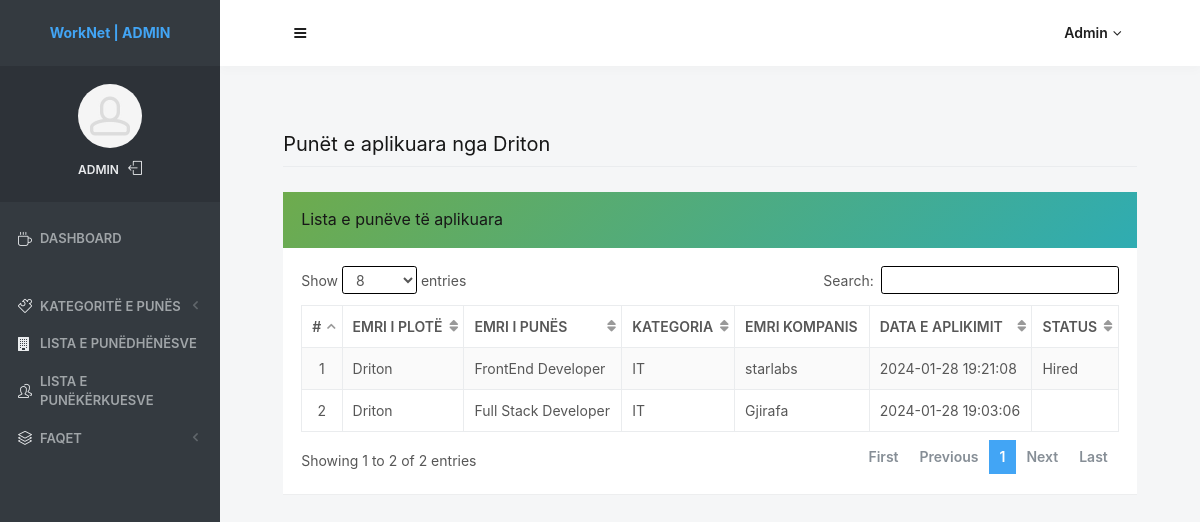
The page /admin/jobsapplied-jobseekers.php?jobsid=2&&jsname=Driton (signed in) on the database its author committed.
### tables this page shows
CREATE TABLE `tblapplyjob` (
  `ID` int(10) NOT NULL,
  `UserId` int(5) DEFAULT NULL,
  `JobId` int(5) DEFAULT NULL,
  `Applydate` timestamp NOT NULL DEFAULT current_timestamp() ON UPDATE current_timestamp(),
  `Status` varchar(200) DEFAULT NULL,
  `ResponseDate` timestamp NULL DEFAULT NULL ON UPDATE current_timestamp()
);

CREATE TABLE `tbljobseekers` (
  `id` int(11) NOT NULL,
  `FullName` varchar(150) DEFAULT NULL,
  `EmailId` varchar(150) DEFAULT NULL,
  `ContactNumber` bigint(15) DEFAULT NULL,
  `Password` varchar(150) DEFAULT NULL,
  `Resume` varchar(150) DEFAULT NULL,
  `AboutMe` mediumtext DEFAULT NULL,
  `ProfilePic` varchar(200) DEFAULT NULL,
  `Skills` varchar(200) DEFAULT NULL,
  `RegDate` timestamp NULL DEFAULT current_timestamp(),
  `LastUpdationDate` timestamp NULL DEFAULT NULL ON UPDATE current_timestamp(),
  `IsActive` int(1) DEFAULT NULL
);

CREATE TABLE `tbljobs` (
  `jobId` int(11) NOT NULL,
  `employerId` int(11) NOT NULL,
  `jobCategory` varchar(255) DEFAULT NULL,
  `jobTitle` varchar(255) DEFAULT NULL,
  `jobType` varchar(255) DEFAULT NULL,
  `salaryPackage` char(200) DEFAULT NULL,
  `skillsRequired` varchar(255) DEFAULT NULL,
  `experience` varchar(50) DEFAULT NULL,
  `jobLocation` varchar(255) DEFAULT NULL,
  `jobDescription` mediumtext DEFAULT NULL,
  `JobExpdate` date DEFAULT NULL,
  `postinDate` timestamp NULL DEFAULT current_timestamp(),
  `updationDate` timestamp NULL DEFAULT NULL ON UPDATE current_timestamp(),
  `isActive` int(1) NOT NULL
);

CREATE TABLE `tblemployers` (
  `id` int(11) NOT NULL,
  `ConcernPerson` varchar(150) DEFAULT NULL,
  `EmpEmail` varchar(250) DEFAULT NULL,
  `EmpPassword` varchar(250) DEFAULT NULL,
  `CompnayName` varchar(255) DEFAULT NULL,
  `CompanyTagline` mediumtext DEFAULT NULL,
  `CompnayDescription` mediumtext DEFAULT NULL,
  `CompanyUrl` varchar(255) DEFAULT NULL,
  `CompnayLogo` varchar(200) DEFAULT NULL,
  `noOfEmployee` char(10) DEFAULT NULL,
  `industry` varchar(255) DEFAULT NULL,
  `typeBusinessEntity` varchar(255) DEFAULT NULL,
  `lcation` varchar(255) DEFAULT NULL,
  `establishedIn` char(200) DEFAULT NULL,
  `RegDtae` timestamp NULL DEFAULT current_timestamp(),
  `LastUpdationDate` timestamp NOT NULL DEFAULT current_timestamp() ON UPDATE current_timestamp(),
  `Is_Active` int(1) DEFAULT NULL
);

### admin/jobsapplied-jobseekers.php (the view, shortened to what this page needs)
<?php
include('includes/dbconnection.php');
if (strlen($_SESSION['jpaid']) == 0) {
    header('location:logout.php');
} else {
    ?>
    <!DOCTYPE html>
    <html lang="en" class="no-focus">
    <head>
        <link rel="stylesheet" href="assets/js/plugins/datatables/dataTables.bootstrap4.min.css">
        <link rel="stylesheet" id="css-main" href="assets/css/codebase.min.css">
    </head>
    <body>
        <div id="page-container" class="sidebar-o sidebar-inverse side-scroll page-header-fixed main-content-narrow">
            <?php include_once('includes/sidebar.php'); ?>
            <?php include_once('includes/header.php'); ?>
            <main id="main-container">
                <div class="content">
                    <h2 class="content-heading">Punët e aplikuara nga
                        <?php echo $_GET['jsname']; ?>
                    </h2>
                    <div class="block">
                        <div class="block-header bg-gd-emerald">
                            <h3 class="block-title">Lista e punëve të aplikuara</h3>
                        </div>
                        <div class="block-content block-content-full">
                            <table class="table table-bordered table-striped table-vcenter js-dataTable-full-pagination">
                                <thead>
                                    <tr>
                                        <th class="text-center">#</th>
                                        <th>Emri i plotë</th>
                                        <th>Emri i punës</th>
                                        <th>Kategoria</th>
                                        <th>Emri kompanis</th>
                                        <th>Data e aplikimit</th>
                                        <th class="d-none d-sm-table-cell">Status</th>
                                    </tr>
                                </thead>
                                <tbody>
                                    <?php
                                    $jsid = intval($_GET['jobsid']);
                                    $sql = "SELECT tbljobseekers.FullName,tbljobs.jobTitle,tbljobs.jobCategory,tblapplyjob.Applydate,tblapplyjob.Status,tblemployers.CompnayName
                                        FROM tblapplyjob
                                        JOIN tbljobseekers ON tbljobseekers.id=tblapplyjob.UserId
                                        JOIN tbljobs ON tbljobs.jobId=tblapplyjob.JobId
                                        JOIN tblemployers ON tblemployers.id=tbljobs.employerId
                                        WHERE tblapplyjob.UserId='$jsid'";
                                    $query = $dbh->prepare($sql);
                                    $query->execute();
                                    $results = $query->fetchAll(PDO::FETCH_OBJ);
                                    $cnt = 1;
                                    if ($query->rowCount() > 0) {
                                        foreach ($results as $row) {
                                            ?>
                                            <tr>
                                                <td class="text-center">
                                                    <?php echo htmlentities($cnt); ?>
                                                </td>
                                                <td>
                                                    <?php echo htmlentities($row->FullName); ?>
                                                </td>
                                                <td>
                                                    <?php echo htmlentities($row->jobTitle); ?>
                                                </td>
                                                <td>
                                                    <?php echo htmlentities($row->jobCategory); ?>
                                                </td>
                                                <td>
                                                    <?php echo htmlentities($row->CompnayName); ?>
                                                </td>
                                                <td>
                                                    <?php echo htmlentities($row->Applydate); ?>
                                                </td>
                                                <td>
                                                    <?php echo htmlentities($row->Status); ?>
                                                </td>
                                            </tr>
                                            <?php
                                            $cnt = $cnt + 1;
                                        }
                                    }
                                    ?>
                                </tbody>
                            </table>
                        </div>
                    </div>
                </div>
            </main>
        </div>
    </body>
    </html>
    <?php
}
?>

### admin/includes/sidebar.php (shortened to what this page needs)
<nav id="sidebar">
    <div id="sidebar-scroll">
        <div class="sidebar-content">
            <div class="content-header content-header-fullrow px-15">
                <div class="content-header-section text-center align-parent sidebar-mini-hidden">
                    <div class="content-header-item">
                        <a class="link-effect font-w700" href="dashboard.php">
                            WorkNet | ADMIN</span>
                        </a>
                    </div>
                </div>
            </div>
            <div class="content-side content-side-full content-side-user px-10 align-parent">
                <div class="sidebar-mini-hidden-b text-center">
                    <a class="img-link" href="admin-profile.php">
                        <img class="img-avatar" src="assets/img/avatars/avatar15.jpg" alt="">
                    </a>
                    <ul class="list-inline mt-10">
                        <?php
                        $aid = $_SESSION['jpaid'];
                        $sql = "SELECT AdminName from  tbladmin where ID=:aid";
                        $query = $dbh->prepare($sql);
                        $query->bindParam(':aid', $aid, PDO::PARAM_STR);
                        $query->execute();
                        $results = $query->fetchAll(PDO::FETCH_OBJ);
                        if ($query->rowCount() > 0) {
                            foreach ($results as $row) { ?>
                                <li class="list-inline-item">
                                    <a class="link-effect text-dual-primary-dark font-size-xs font-w600 text-uppercase"
                                        href="admin-profile.php">
                                        <?php echo $row->AdminName; ?>
                                    </a>
                                </li>
                                <?php $cnt = $cnt + 1;
                            }
                        } ?>
                        <li class="list-inline-item">
                            <a class="link-effect text-dual-primary-dark" href="logout.php">
                                <i class="si si-logout"></i>
                            </a>
                        </li>
                    </ul>
                </div>
            </div>
            <div class="content-side content-side-full">
                <ul class="nav-main">
                    <li class="open">
                        <a href="dashboard.php"><i class="si si-cup"></i><span
                                class="sidebar-mini-hide">Dashboard</span></a>
                    </li>
                    <li class="nav-main-heading"><span class="sidebar-mini-visible">UI</span></li>
                    <li>
                        <a class="nav-submenu" data-toggle="nav-submenu"><i class="si si-puzzle"></i>Kategoritë e punës</a>
                    </li>
                    <li>
                        <a href="employer-list.php"><i class="fa fa-building"></i><span class="sidebar-mini-hide">Lista
                                e punëdhënësve</span></a>
                    </li>
                    <li>
                        <a href="reg-jobseekers.php"><i class="si si-users"></i><span class="sidebar-mini-hide">Lista e
                                punëkërkuesve</span></a>
                    </li>
                    <li>
                        <a class="nav-submenu" data-toggle="nav-submenu" href="#"><i class="si si-layers"></i><span
                                class="sidebar-mini-hide">Faqet</span></a>
                    </li>
                </ul>
            </div>
        </div>
    </div>
</nav>

### admin/includes/header.php (shortened to what this page needs)
<header id="page-header">
    <div class="content-header">
        <div class="content-header-section">
            <button type="button" class="btn btn-circle btn-dual-secondary" data-toggle="layout"
                data-action="sidebar_toggle">
                <i class="fa fa-navicon"></i>
            </button>
        </div>
        <div class="content-header-section">
            <div class="btn-group" role="group">
                <?php
                $aid = $_SESSION['jpaid'];
                $sql = "SELECT AdminName from  tbladmin where ID=:aid";
                $query = $dbh->prepare($sql);
                $query->bindParam(':aid', $aid, PDO::PARAM_STR);
                $query->execute();
                $results = $query->fetchAll(PDO::FETCH_OBJ);
                if ($query->rowCount() > 0) {
                    foreach ($results as $row) { ?>
                        <button type="button" class="btn btn-rounded btn-dual-secondary" id="page-header-user-dropdown"
                            data-toggle="dropdown" aria-haspopup="true" aria-expanded="false">
                            <?php echo $row->AdminName; ?><i class="fa fa-angle-down ml-5"></i>
                        </button>
                        <?php $cnt = $cnt + 1;
                    }
                } ?>
            </div>
        </div>
    </div>
</header>

### rows shown on the page
tblapplyjob: tbljobseekers.FullName "Driton", JobId.jobTitle "FrontEnd Developer", JobId.jobCategory "IT", tblemployers.CompnayName "starlabs", Applydate "2024-01-28 19:21:08", Status "Hired"
tblapplyjob: tbljobseekers.FullName "Driton", JobId.jobTitle "Full Stack Developer", JobId.jobCategory "IT", tblemployers.CompnayName "Gjirafa", Applydate "2024-01-28 19:03:06"

### other values the page prints
$row->AdminName "ADMIN"
$row->AdminName "Admin"
$_GET['jsname'] "Driton"
